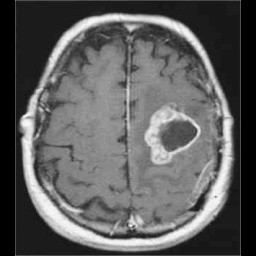
#> input picture data/train/yes/Y10.jpg, 256 x 256 px
$ python -i 'main copy.py'   (imports and definitions only)
#> lines starting #> are read from the running program, lines starting #| are printed output that depends on the picture; after the words box and inside, x2 and y2 are one past the last pixel; in counts of white or black regions, pixels touching at a corner belong together
from keras.applications import VGG16
from keras.models import Sequential
from keras.layers import Dense, Flatten, Dropout
from keras.optimizers import RMSprop
from keras.preprocessing.image import ImageDataGenerator
import numpy as np
import matplotlib.pyplot as plt
import cv2
import os

def load_data(path, target_size=(224, 224)):
    """
    Charge les images à partir du chemin spécifié et les redimensionne à la taille cible.

    :param path: Chemin vers le répertoire contenant les images.
    :param target_size: Taille cible des images (par défaut : (224, 224) pour VGG16).
    :return: Tableaux NumPy des images et des étiquettes correspondantes.
    """
#> called with path = 'data/train', target_size = (224, 224)
    images = []
    labels = []

    for folder_name in os.listdir(path):
        folder_path = os.path.join(path, folder_name)
        label = 1 if folder_name == "yes" else 0  # assigner 1 aux images dans le dossier "yes", sinon 0
        for img_name in os.listdir(folder_path):
            img_path = os.path.join(folder_path, img_name)
            img = cv2.imread(img_path)
#> img is the input picture: shape (256, 256, 3); min 0, max 251, mean 93.1
            img = cv2.resize(img, target_size)  # redimensionner l'image à la taille cible
#> img: shape (224, 224, 3)
            images.append(img)
            labels.append(label)

    return np.array(images), np.array(labels)


def auto_crop_and_center_image(image_path, output_path, canvas_width=256, canvas_height=256):
    """
    Procède automatiquement au recadrage et au centrage d'une image autour de la région d'intérêt.
    La région d'intérêt est le plus grand contour trouvé dans l'image.
    L'image est redimensionnée pour s'adapter à une taille de canevas spécifiée et centrée.
    L'image finale est enregistrée dans le chemin de sortie spécifié.

    :param image_path: Le chemin de l'image d'entrée.
    :param output_path: Le chemin pour enregistrer l'image traitée.
    :param canvas_width: La largeur du canevas en pixels.
    :param canvas_height: La hauteur du canevas en pixels.
    """
#> called with image_path = 'data/train/yes/Y10.jpg', output_path = 'out.png', canvas_width = 256, canvas_height = 256
    import numpy as np

    image = cv2.imread(image_path)
    if image is None:
        print(f"Error: Could not open or find the image {image_path}")
        return

    gray = cv2.cvtColor(image, cv2.COLOR_BGR2GRAY)
    gray = cv2.medianBlur(gray, 5)
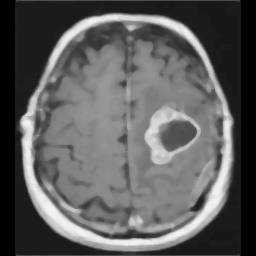
#> gray: shape (256, 256); min 0, max 244, mean 92.9
    thresh = cv2.adaptiveThreshold(gray, 255, cv2.ADAPTIVE_THRESH_GAUSSIAN_C,
                                   cv2.THRESH_BINARY, 11, 2)
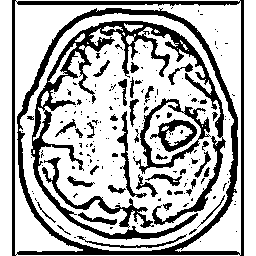
#> thresh: shape (256, 256); 70.9% white; 180 black regions (135 under 20 px), largest, box (x1, y1, x2, y2) and area: (12, 0, 244, 256) 6888, (31, 21, 226, 240) 6214, (133, 98, 211, 174) 1078

    thresh = cv2.bitwise_not(thresh)
#> thresh: shape (256, 256); 29.1% white; 180 white regions (135 under 20 px)

    contours, _ = cv2.findContours(thresh, cv2.RETR_EXTERNAL, cv2.CHAIN_APPROX_SIMPLE)
#> contours = 1 contour; box (x1, y1, x2, y2) and area: (12, 0, 244, 256) 58453

    if not contours:
        print(f"No contours found in image {image_path}. Image is not processed.")
        return

    largest_contour = max(contours, key=cv2.contourArea)
#> largest_contour = contour of 16 points, box (x1, y1, x2, y2) (12, 0, 244, 256), area 58453
    x, y, w, h = cv2.boundingRect(largest_contour)
#> x = 12; y = 0; w = 232; h = 256

    cropped_image = image[y:y+h, x:x+w]
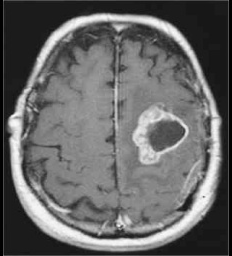
#> cropped_image: shape (256, 232, 3); min 0, max 251, mean 102.8

    aspect_ratio = w / h
#> aspect_ratio = 0.906
    if aspect_ratio > 1:
        new_h = int(canvas_height / aspect_ratio)
        new_w = canvas_width
    else:
        new_w = int(canvas_width * aspect_ratio)
#> new_w = 232
        new_h = canvas_height

    new_w, new_h = max(1, new_w), max(1, new_h)
#> new_h = 256

    resized_image = cv2.resize(cropped_image, (new_w, new_h), interpolation=cv2.INTER_AREA)

    background = np.zeros((canvas_height, canvas_width, 3), dtype=np.uint8)

    x_offset = (canvas_width - new_w) // 2
#> x_offset = 12
    y_offset = (canvas_height - new_h) // 2
#> y_offset = 0

    background[y_offset:y_offset+new_h, x_offset:x_offset+new_w] = resized_image

    cv2.imwrite(output_path, background)
    print(f"Processed and saved: {output_path}")


# [54 lines left out: functions process_folder_for_cropping, check_cropping_quality, check_folder_cropping_quality, not called in this run]


train = "data/train"
test = "data/test"
val = "data/val"
images, labels = load_data(train)

# Charger les données de test
# [1 line that did not run here, left out]

# Créer un modèle VGG-16 pré-entraîné (ne pas inclure la couche dense finale)
# [1 line that did not run here, left out]

NUM_CLASSES = 1

# [1 line that did not run here, left out]
# [4 lines not run here, left out]

# Figer les poids du VGG
# [1 line that did not run here, left out]

# Compiler le modèle
# [8 lines not run here, left out]

# Créer un générateur d'images pour la data augmentation
# [10 lines that did not run here, left out]

# Ajuster le générateur aux données d'entraînement
# [7 lines not run here, left out]

# Évaluer le modèle sur les données de test
# [1 line that did not run here, left out]
# [1 line not run here, left out]

>>> result = auto_crop_and_center_image('data/train/yes/Y10.jpg', 'out.png')

$ run again, on data/train/yes/Y154.jpg
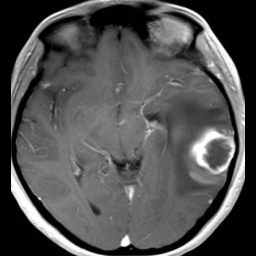
#> input picture data/train/yes/Y154.jpg, 256 x 256 px
#> in load_data, img is the input picture: shape (256, 256, 3); min 0, max 255, mean 81.1
#> img: shape (224, 224, 3)
#> labels = [1]
#> in auto_crop_and_center_image, `thresh = cv2.adaptiveThreshold(gray, 255, cv2.ADAPTIVE_THRESH_GAUSSIAN..`:
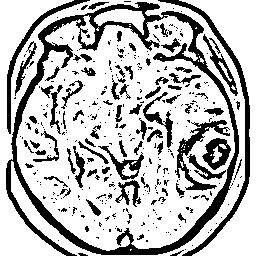
#> thresh: shape (256, 256); 73.7% white; 357 black regions (281 under 20 px), largest, box (x1, y1, x2, y2) and area: (6, 2, 239, 256) 6765, (158, 0, 250, 256) 1555, (175, 120, 230, 191) 883
#> contours = 37 contours, 31 with area under 20; largest, box (x1, y1, x2, y2) and area: (6, 2, 239, 256) 44792, (158, 0, 250, 256) 1256, (7, 0, 90, 134) 600, (203, 34, 238, 96) 385, (15, 41, 37, 96) 198, (88, 2, 109, 10) 42
#> largest_contour = contour of 486 points, box (x1, y1, x2, y2) (6, 2, 239, 256), area 44792
#> x = 6; y = 2; w = 233; h = 254
#> aspect_ratio = 0.917
#> new_w = 234
#> new_h = 256
#> x_offset = 11
#> y_offset = 0
#> in auto_crop_and_center_image, `background[y_offset:y_offset+new_h, x_offset:x_offset+new_w] = resized..`:
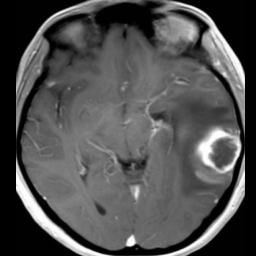
#> background: shape (256, 256, 3); min 0, max 255, mean 79.9
